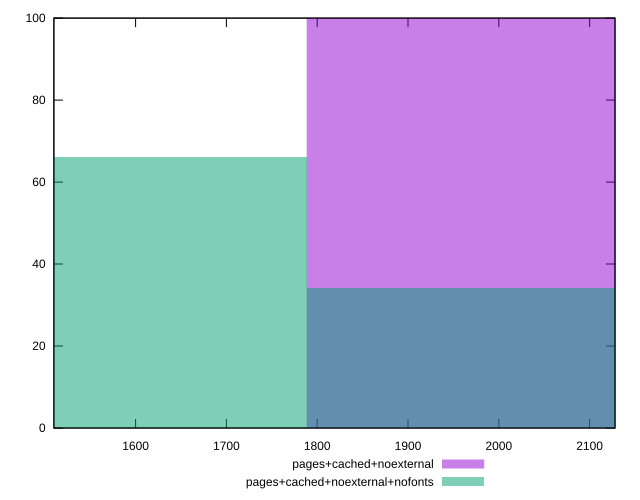

Write the gnuplot code that produced this figure.
reset
set terminal svg size 640, 500
set output "reprap/metrics/comparison/histogram/5_vs_6.svg"

$pagesCachedNoexternal <<EOF
2036.611518174198 100
EOF

$pagesCachedNoexternalNofonts <<EOF
1527.4586386306485 66
2036.611518174198 34
EOF

set key outside below
set boxwidth 509.1528795435495
set yrange [0:100]
set style fill transparent solid 0.5 noborder

plot \
  $pagesCachedNoexternal title "pages+cached+noexternal" with boxes, \
  $pagesCachedNoexternalNofonts title "pages+cached+noexternal+nofonts" with boxes, \


reset
